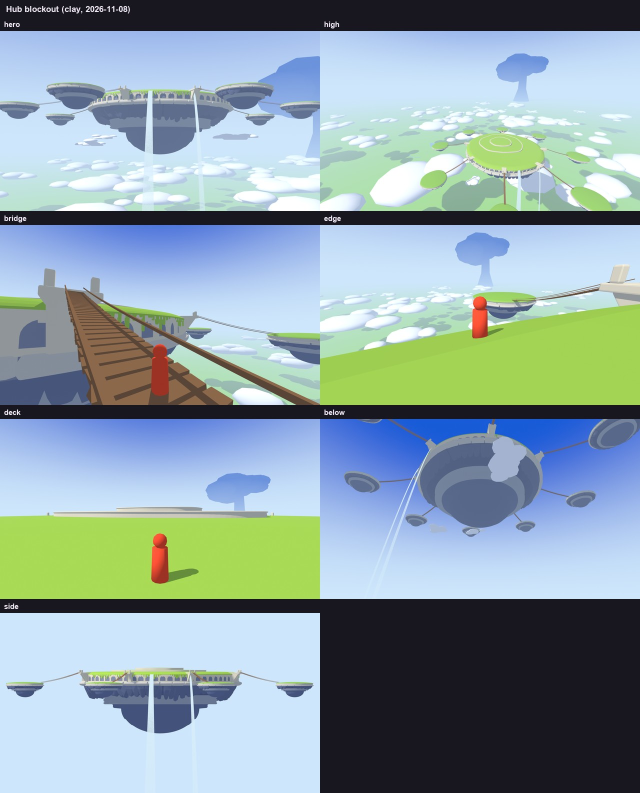
#> input picture art/hub/blockout/sheet.jpg, 1280 x 1586 px (shown at 1/2 size)
$ python -i walk_review.py   (imports and definitions only)
#> lines starting #> are read from the running program, lines starting #| are printed output that depends on the picture; after the words box and inside, x2 and y2 are one past the last pixel; in counts of white or black regions, pixels touching at a corner belong together
"""Numbers for the landscape reviews (docs/style/landscape-review.md): a pass's walk views against reference frames from the
gitignored research/ folder. How much sky; near-ground contrast at tuft, clump and big-mass scale; near-black share; road
against grass; the trail mesh's line against the painted line; how much terrain a walking player can see over; what casts
the big shadows; how the road meets the bridges.

  blender --background --python tools/blender/dump_heights.py -- art/lands/land1/map.json art/lands/land1/beauty/_cache/heights.npz
  python tools/art/walk_review.py [<pass> ...]     (passes under art/lands/land1/beauty; the last is the one looked at closely)
"""

import json
import math
import os
import sys

import numpy as np
from PIL import Image
from scipy import ndimage

ROOT = os.path.abspath(os.path.join(os.path.dirname(os.path.abspath(__file__)), "..", ".."))
R = os.path.join(ROOT, "research")
B = os.path.join(ROOT, "art", "lands", "land1", "beauty")
PASSES = sys.argv[1:] or ["w09"]
LAST = PASSES[-1]
# [1 line not run here, left out]
WALKS = ["walk_road", "walk_meadow", "walk_gate_road", "walk_ruins"]


def lab(rgb):
	c = rgb / 255.0
	c = np.where(c > 0.04045, ((c + 0.055) / 1.055) ** 2.4, c / 12.92)
	x = c @ np.array([[0.4124, 0.3576, 0.1805], [0.2126, 0.7152, 0.0722], [0.0193, 0.1192, 0.9505]]).T
	x = x / np.array([0.9505, 1.0, 1.089])
	f = np.where(x > 0.008856, np.cbrt(x), 7.787 * x + 16 / 116)
	return 116 * f[..., 1] - 16, 500 * (f[..., 0] - f[..., 1]), 200 * (f[..., 1] - f[..., 2])


def frame(path):
	"""skyline (median, from the top), near-ground contrast at three scales, share of detail in the busiest fifth of rows,
	near-black share. Near ground = the lower third; the character's box in the middle is left out of everything but the sky.
	The sky test reads pale rock as sky, so ignore the skyline for frames with no sky (Lonely Mountains)."""
#> called with path = '../../art/hub/blockout/sheet.jpg'
	im = Image.open(path).convert("RGB")
#> im is the input picture: PIL image 1280x1586 RGB; mean R, G, B 140.6, 161.5, 167.1
	W = 640
	H = int(W * im.height / im.width)
#> H = 793
	L, a, b = lab(np.asarray(im.resize((W, H)), np.float64))
#> in lab, `x = x / np.array([0.9505, 1.0, 1.089])`:
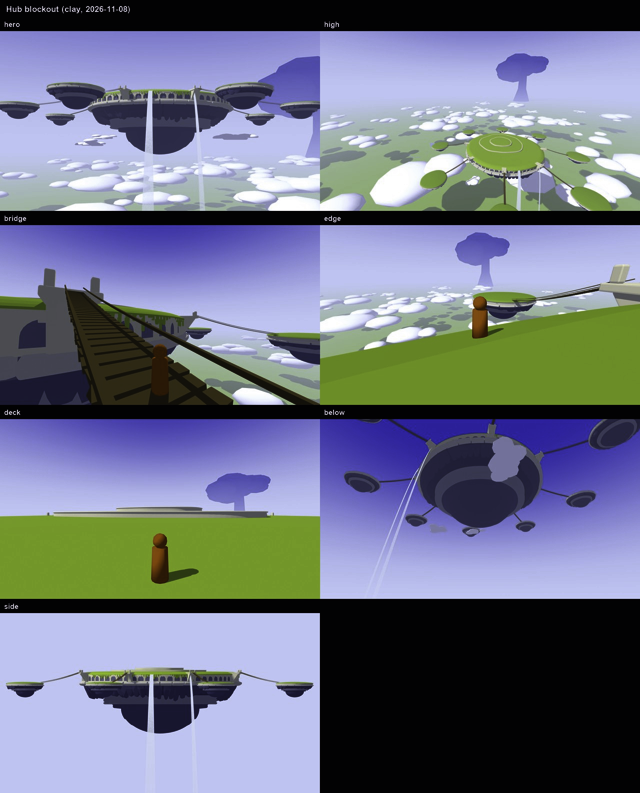
#> x: shape (793, 640, 3) float64; mean of channels 0, 1, 2 0.432, 0.453, 0.525; drawn as R, G, B
#> in lab, `f = np.where(x > 0.008856, np.cbrt(x), 7.787 * x + 16 / 116)`:
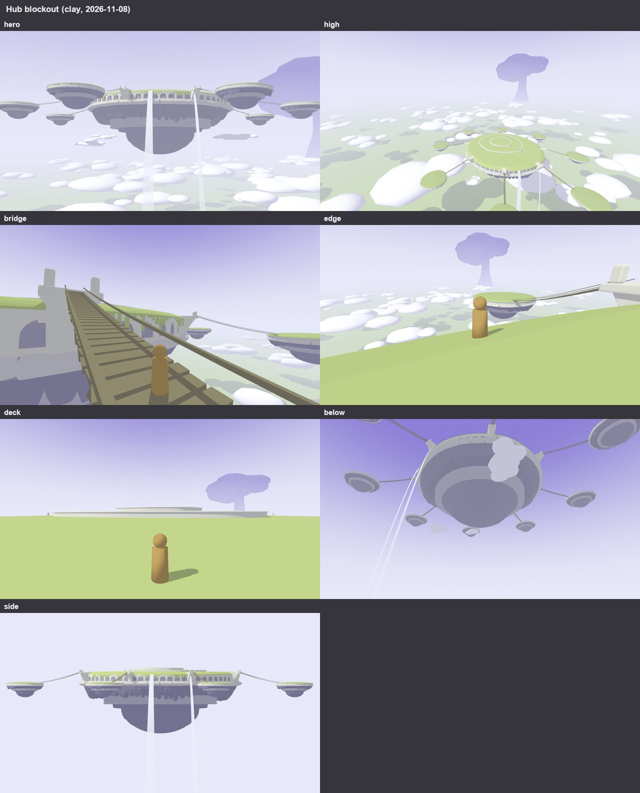
#> f: shape (793, 640, 3) float64; mean of channels 0, 1, 2 0.678, 0.686, 0.714; drawn as R, G, B
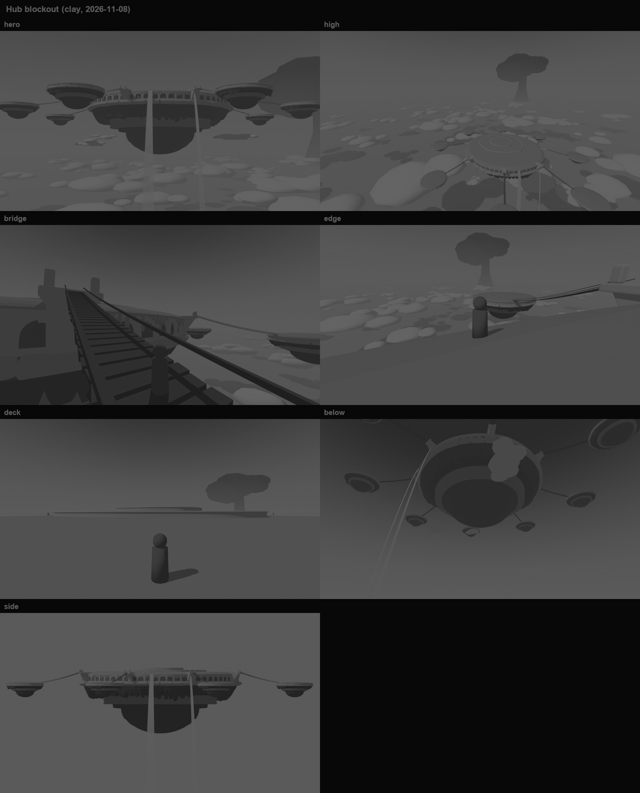
#> L: shape (793, 640) float64; min 0.275, max 100, mean 63.6
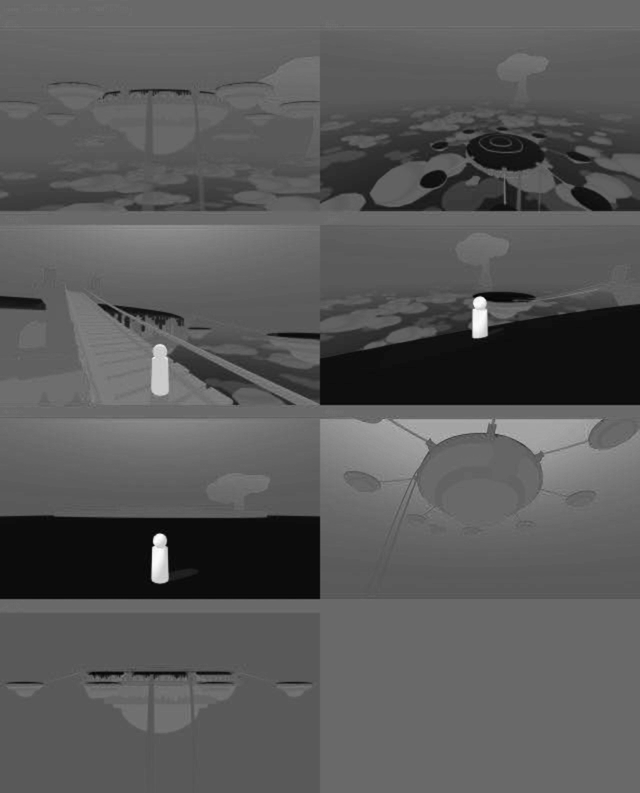
#> a: shape (793, 640) float64; min -41.36, max 65.41, mean -4; drawn with min black and max white
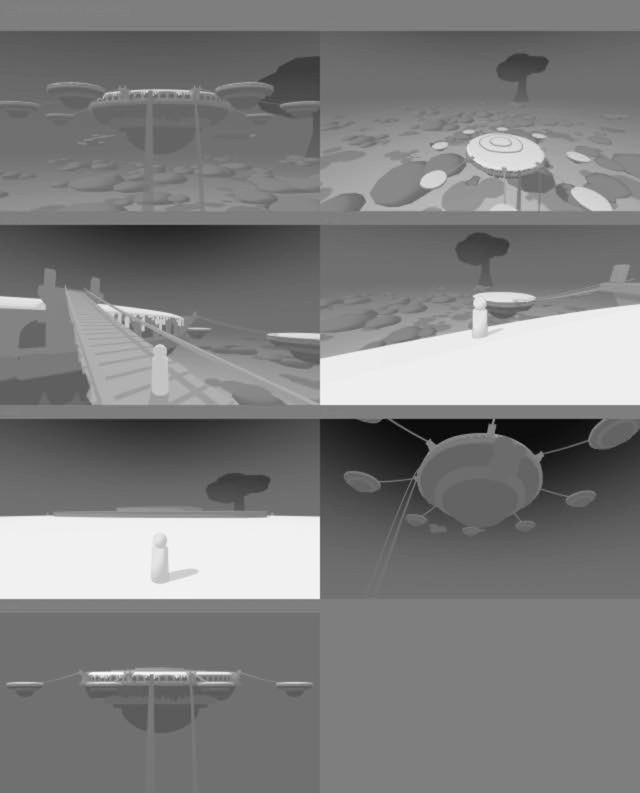
#> b: shape (793, 640) float64; min -76.06, max 66.03, mean -5.5; drawn with min black and max white
	lbl, _ = ndimage.label((L > 50) & (b < 10) & (np.abs(a) < 14))
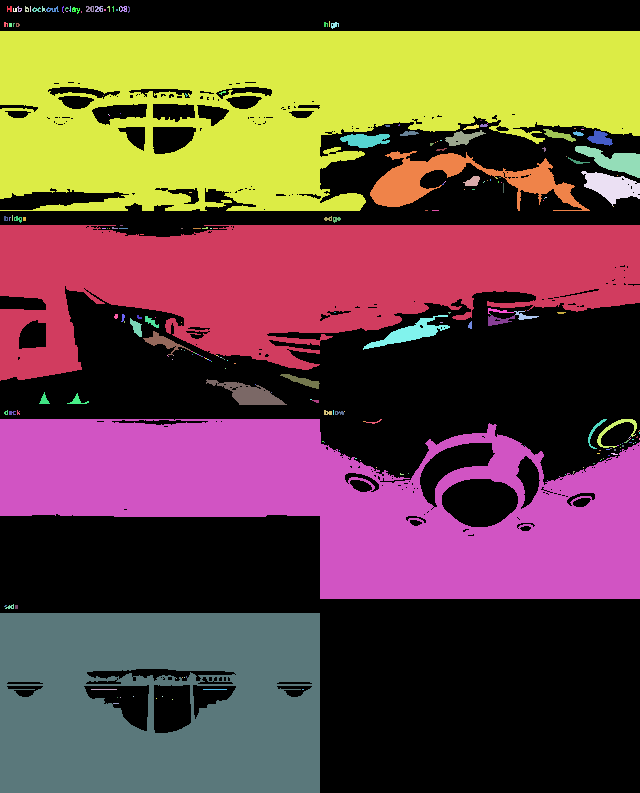
#> lbl: shape (793, 640) int32; 244 distinct labels, from 0 to 243; one colour per label, 0 black
	top = set(np.unique(lbl[0])) - {0}
#> top = 0 items
	sky = np.isin(lbl, list(top)) if top else np.zeros(L.shape, bool)
#> sky: shape (793, 640) bool; every value is 0
	skyline = np.array([np.max(np.where(sky[:, x])[0]) + 1 if sky[:, x].any() else 0 for x in range(W)])
#> skyline = 640 values from 0 to 0
	line = float(np.median(skyline)) / H
#> line = 0
	mask = np.ones(L.shape, bool)
	mask[int(H * 0.45) :, int(W * 0.36) : int(W * 0.64)] = False
	near = np.zeros(L.shape, bool)
	near[int(H * 0.68) :, :] = True
	near &= mask
	g1, g6, g30 = (ndimage.gaussian_filter(L, s) for s in (1, 6, 30))
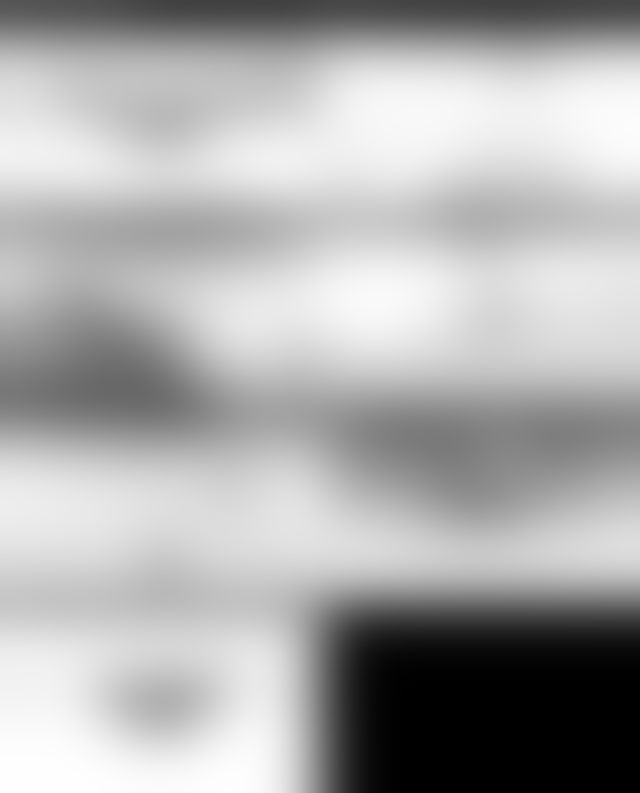
#> g30: shape (793, 640) float64; min 8.18, max 90.12, mean 63.6; drawn with min black and max white
	rows = (np.abs(g1 - g6) * mask).sum(1)
#> rows = 793 values, max 17959.3 at index 213, min 0.000287 at index 639, mean 2071.7
	k = int(H * 0.2)
#> k = 158
	band = float(np.convolve(rows, np.ones(k), "valid").max() / max(rows.sum(), 1e-6))
#> band = 0.364
	black = float(((L < 15) & mask).sum() / mask.sum())
#> black = 0.191
	return [line, float((g1 - g6)[near].std()), float((g6 - g30)[near].std()), float(g30[near].std()), band, black]


def row(name, files):
	m = np.mean([frame(f) for f in files], 0)
	print(f"| {name} | {len(files)} | {m[0] * 100:.0f}% | {m[1]:.1f} | {m[2]:.1f} | {m[3]:.1f} | {m[4] * 100:.0f}% | {m[5] * 100:.1f}% |")


def pick(folder, listfile):
	keep = [ln.strip() for ln in open(listfile, encoding="utf-8") if ln.strip() and not ln.startswith("#")]
	return [os.path.join(folder, k + ".jpg") for k in keep if os.path.exists(os.path.join(folder, k + ".jpg"))]


# [70 lines left out: functions composition, road_vs_grass, chaikin, seg_d, trail_lines, not called in this run]


# [1 line not run here, left out]
# [1 line that did not run here, left out]
# [1 line that did not run here, left out]


# [57 lines left out: functions zat, terrain, big_shadow, bridges, not called in this run]


# [6 lines not run here, left out]

>>> result = frame('../../art/hub/blockout/sheet.jpg')
#> result = [0, 7.04, 11.85, 32.2, 0.364, 0.191]

$ run again, on art/hub/blockout/bridge.png
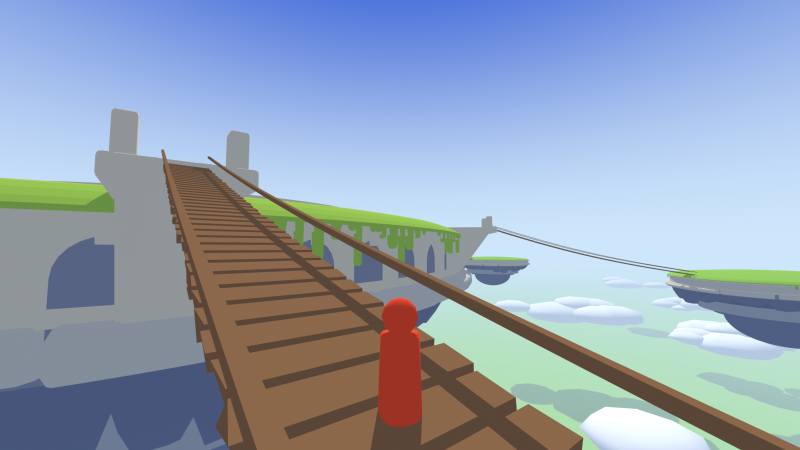
#> input picture art/hub/blockout/bridge.png, 1600 x 900 px (shown at 1/2 size)
#> lbl: shape (360, 640) int32; 107 distinct labels, from 0 to 106
#> top = 1 item
#> in frame, `sky = np.isin(lbl, list(top)) if top else np.zeros(L.shape, bool)`:
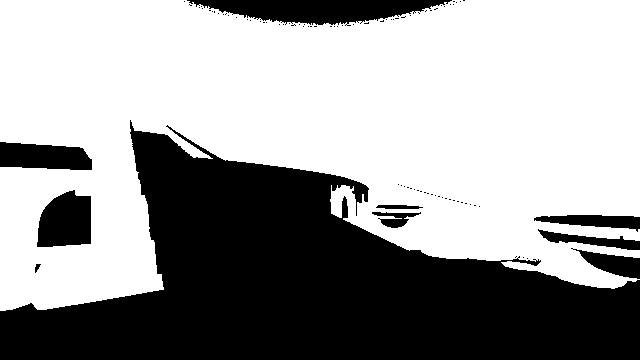
#> sky: shape (360, 640) bool; 61.2% white; 89 black regions (79 under 20 px), largest, box (x1, y1, x2, y2) and area: (0, 120, 640, 360) 76972, (187, 0, 452, 26) 4260, (37, 190, 91, 247) 2484
#> skyline = 640 values, max 311 at index 0, min 134 at index 164, mean 245.5
#> line = 0.722
#> in frame, `g1, g6, g30 = (ndimage.gaussian_filter(L, s) for s in (1, 6, 30))`:
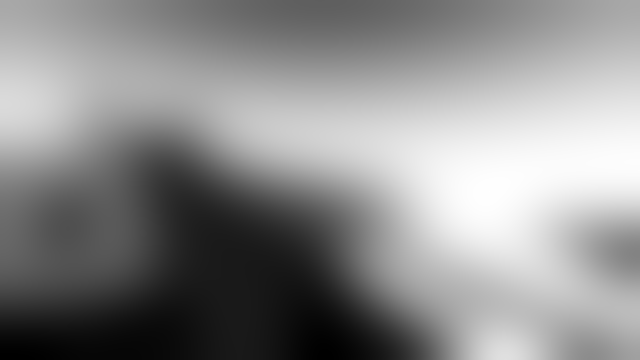
#> g30: shape (360, 640) float64; min 38.5, max 87.64, mean 65.6; drawn with min black and max white
#> rows = 360 values, max 2195.2 at index 305, min 15.48 at index 58, mean 927.8
#> band = 0.382
#> black = 0
#> result = [0.722, 5.76, 10.44, 14.68, 0.382, 0]

$ run again, on art/hub/blockout/deck.png
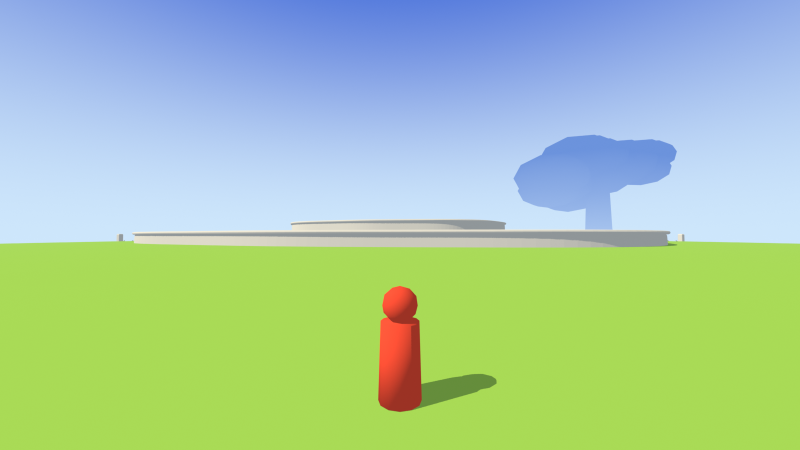
#> input picture art/hub/blockout/deck.png, 1600 x 900 px (shown at 1/2 size)
#> lbl: shape (360, 640) int32; 13 distinct labels, from 0 to 12
#> top = 2 items
#> in frame, `sky = np.isin(lbl, list(top)) if top else np.zeros(L.shape, bool)`:
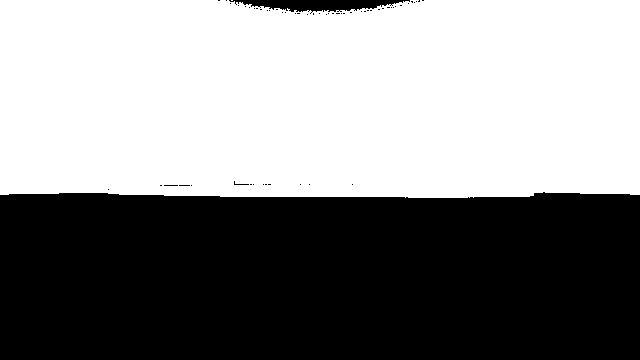
#> sky: shape (360, 640) bool; 53.7% white; 59 black regions (57 under 20 px), largest, box (x1, y1, x2, y2) and area: (0, 192, 640, 360) 105160, (229, 0, 410, 14) 1395
#> skyline = 640 values, max 198 at index 405, min 192 at index 543, mean 195.7
#> line = 0.544
#> in frame, `g1, g6, g30 = (ndimage.gaussian_filter(L, s) for s in (1, 6, 30))`:
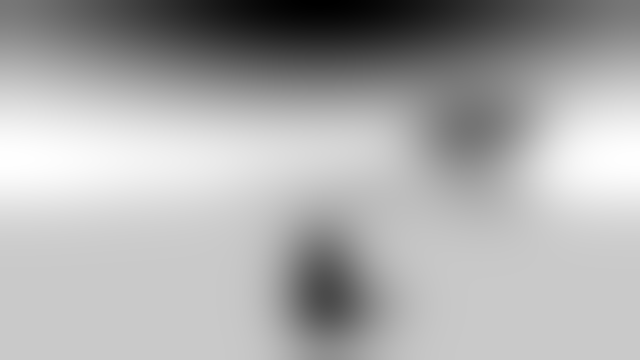
#> g30: shape (360, 640) float64; min 59.41, max 87.45, mean 78.3; drawn with min black and max white
#> rows = 360 values, max 3622.1 at index 187, min 14.01 at index 222, mean 198.4
#> band = 0.717
#> black = 0
#> result = [0.544, 0.0437, 0.203, 0.206, 0.717, 0]
